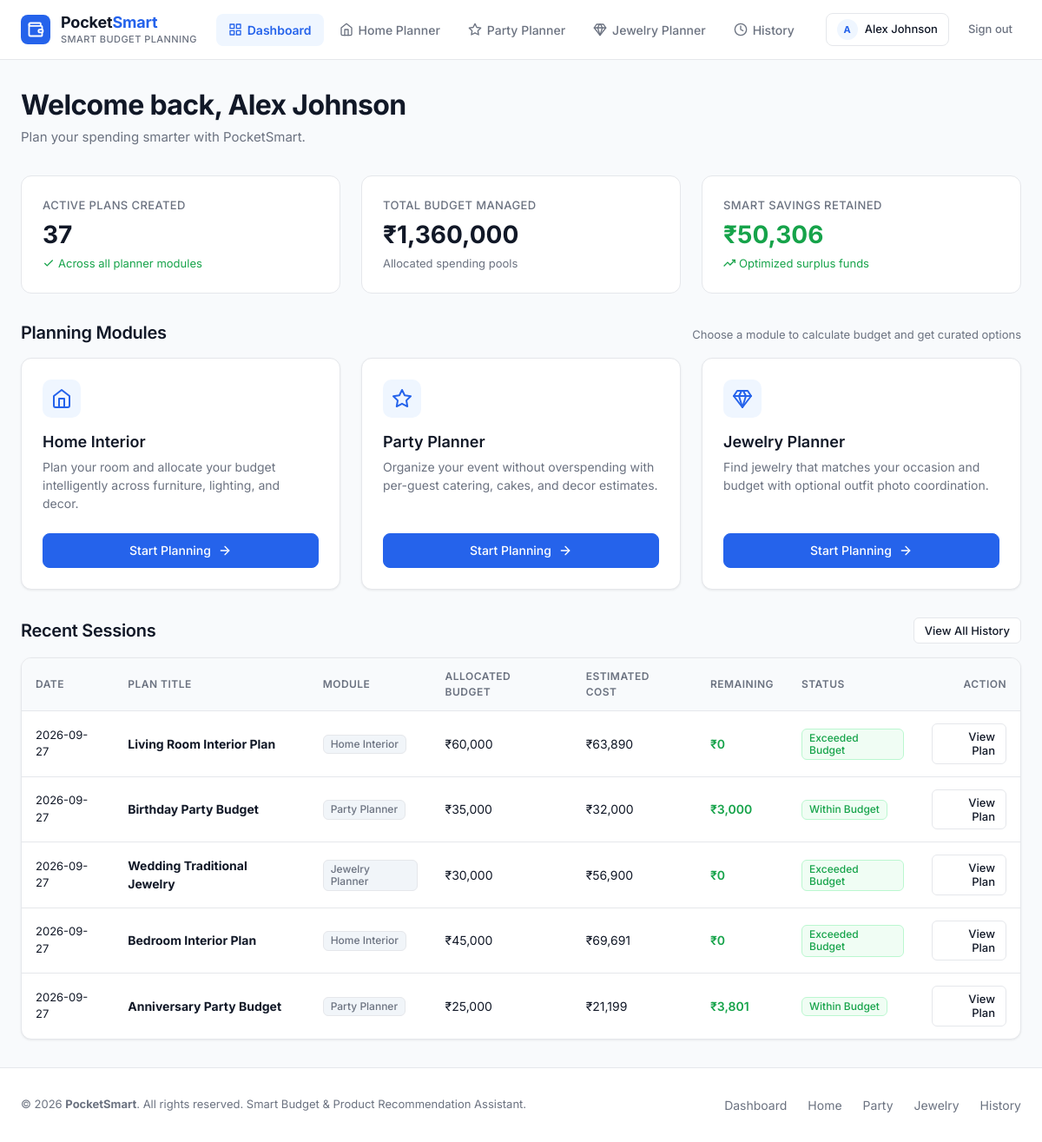
The app's page /dashboard (signed in) with its own data.
### tables this page shows
CREATE TABLE users (
            id INTEGER PRIMARY KEY AUTOINCREMENT,
            name TEXT NOT NULL,
            email TEXT UNIQUE NOT NULL,
            password_hash TEXT NOT NULL,
            created_at TIMESTAMP DEFAULT CURRENT_TIMESTAMP
        );

CREATE TABLE planning_history (
            id INTEGER PRIMARY KEY AUTOINCREMENT,
            user_id INTEGER NOT NULL,
            planner_type TEXT NOT NULL,
            title TEXT NOT NULL,
            budget REAL NOT NULL,
            estimated_cost REAL NOT NULL,
            remaining REAL NOT NULL,
            status TEXT NOT NULL DEFAULT 'Completed',
            inputs_json TEXT NOT NULL,
            recommendations_json TEXT NOT NULL,
            created_at TIMESTAMP DEFAULT CURRENT_TIMESTAMP,
            FOREIGN KEY (user_id) REFERENCES users (id)
        );

### main.py (the view)
@app.get("/dashboard", response_class=HTMLResponse)
async def dashboard_page(request: Request):
    user = get_current_user(request)
    if not user:
        return RedirectResponse(url="/login", status_code=status.HTTP_302_FOUND)
    conn = get_db_connection()
    total_plans = conn.execute("SELECT COUNT(*) FROM planning_history WHERE user_id = ?", (user["id"],)).fetchone()[0]
    total_budgeted = conn.execute("SELECT SUM(budget) FROM planning_history WHERE user_id = ?", (user["id"],)).fetchone()[0] or 0
    total_saved = conn.execute("SELECT SUM(remaining) FROM planning_history WHERE user_id = ?", (user["id"],)).fetchone()[0] or 0
    recent_history = conn.execute(
        "SELECT id, planner_type, title, budget, estimated_cost, remaining, status, created_at FROM planning_history WHERE user_id = ? ORDER BY created_at DESC LIMIT 5",
        (user["id"],)
    ).fetchall()
    conn.close()
    return render(request, "dashboard.html", {
        "user": user,
        "active_tab": "dashboard",
        "stats": {
            "total_plans": total_plans,
            "total_budgeted": total_budgeted,
            "total_saved": total_saved
        },
        "recent_history": [dict(r) for r in recent_history],
        "title": "Dashboard — PocketSmart"
    })

### templates/dashboard.html (shortened to what this page needs)
{% extends "base.html" %}
{% block content %}
<div class="dashboard-header">
  <h1 class="heading-1">Welcome back, {{ user.name }}</h1>
  <p class="body-text">Plan your spending smarter with PocketSmart.</p>
</div>
<section class="stats-grid" aria-label="Budget Overview Statistics">
  <div class="stat-card">
    <div class="stat-label">Active Plans Created</div>
    <div class="stat-value" id="statTotalPlans">{{ stats.total_plans }}</div>
    <div class="stat-meta">
      <svg width="14" height="14" viewBox="0 0 24 24" fill="none" stroke="currentColor" stroke-width="2.2"><polyline points="20 6 9 17 4 12"></polyline></svg>
      <span>Across all planner modules</span>
    </div>
  </div>
  <div class="stat-card">
    <div class="stat-label">Total Budget Managed</div>
    <div class="stat-value" id="statTotalBudgeted">₹{{ "{:,.0f}".format(stats.total_budgeted) }}</div>
    <div class="stat-meta" style="color: var(--text-secondary);">
      <span>Allocated spending pools</span>
    </div>
  </div>
  <div class="stat-card">
    <div class="stat-label">Smart Savings Retained</div>
    <div class="stat-value" style="color: var(--success);" id="statTotalSaved">₹{{ "{:,.0f}".format(stats.total_saved) }}</div>
    <div class="stat-meta">
      <svg width="14" height="14" viewBox="0 0 24 24" fill="none" stroke="currentColor" stroke-width="2.2"><polyline points="23 6 13.5 15.5 8.5 10.5 1 18"></polyline><polyline points="17 6 23 6 23 12"></polyline></svg>
      <span>Optimized surplus funds</span>
    </div>
  </div>
</section>
<section style="margin-bottom: var(--space-8);">
  <div style="display: flex; justify-content: space-between; align-items: baseline; margin-bottom: var(--space-4);">
    <h2 class="heading-2" style="font-size: 20px;">Planning Modules</h2>
    <span class="text-sm">Choose a module to calculate budget and get curated options</span>
  </div>
  <div class="planner-cards-grid">
    <div class="planner-card" id="cardHomePlanner">
      <div class="planner-card-icon">
        <svg width="24" height="24" viewBox="0 0 24 24" fill="none" stroke="currentColor" stroke-width="2" stroke-linecap="round" stroke-linejoin="round">
          <path d="m3 9 9-7 9 7v11a2 2 0 0 1-2 2H5a2 2 0 0 1-2-2z"></path>
          <polyline points="9 22 9 12 15 12 15 22"></polyline>
        </svg>
      </div>
      <h3 class="planner-card-title">Home Interior</h3>
      <p class="planner-card-desc">Plan your room and allocate your budget intelligently across furniture, lighting, and decor.</p>
      <div class="planner-card-action">
        <a href="/planner/home" class="btn btn-primary btn-block" id="btnStartHomePlan">
          Start Planning
          <svg width="16" height="16" viewBox="0 0 24 24" fill="none" stroke="currentColor" stroke-width="2" stroke-linecap="round" stroke-linejoin="round"><line x1="5" y1="12" x2="19" y2="12"></line><polyline points="12 5 19 12 12 19"></polyline></svg>
        </a>
      </div>
    </div>
    <div class="planner-card" id="cardPartyPlanner">
      <div class="planner-card-icon">
        <svg width="24" height="24" viewBox="0 0 24 24" fill="none" stroke="currentColor" stroke-width="2" stroke-linecap="round" stroke-linejoin="round">
          <polygon points="12 2 15.09 8.26 22 9.27 17 14.14 18.18 21.02 12 17.77 5.82 21.02 7 14.14 2 9.27 8.91 8.26 12 2"></polygon>
        </svg>
      </div>
      <h3 class="planner-card-title">Party Planner</h3>
      <p class="planner-card-desc">Organize your event without overspending with per-guest catering, cakes, and decor estimates.</p>
      <div class="planner-card-action">
        <a href="/planner/party" class="btn btn-primary btn-block" id="btnStartPartyPlan">
          Start Planning
          <svg width="16" height="16" viewBox="0 0 24 24" fill="none" stroke="currentColor" stroke-width="2" stroke-linecap="round" stroke-linejoin="round"><line x1="5" y1="12" x2="19" y2="12"></line><polyline points="12 5 19 12 12 19"></polyline></svg>
        </a>
      </div>
    </div>
    <div class="planner-card" id="cardJewelryPlanner">
      <div class="planner-card-icon">
        <svg width="24" height="24" viewBox="0 0 24 24" fill="none" stroke="currentColor" stroke-width="2" stroke-linecap="round" stroke-linejoin="round">
          <path d="M6 3h12l4 6-10 13L2 9Z"></path>
          <path d="M11 3 8 9l4 13 4-13-3-6"></path>
          <path d="M2 9h20"></path>
        </svg>
      </div>
      <h3 class="planner-card-title">Jewelry Planner</h3>
      <p class="planner-card-desc">Find jewelry that matches your occasion and budget with optional outfit photo coordination.</p>
      <div class="planner-card-action">
        <a href="/planner/jewelry" class="btn btn-primary btn-block" id="btnStartJewelryPlan">
          Start Planning
          <svg width="16" height="16" viewBox="0 0 24 24" fill="none" stroke="currentColor" stroke-width="2" stroke-linecap="round" stroke-linejoin="round"><line x1="5" y1="12" x2="19" y2="12"></line><polyline points="12 5 19 12 12 19"></polyline></svg>
        </a>
      </div>
    </div>
  </div>
</section>
<section>
  <div style="display: flex; justify-content: space-between; align-items: center; margin-bottom: var(--space-4);">
    <h2 class="heading-2" style="font-size: 20px;">Recent Sessions</h2>
    <a href="/history" class="btn btn-secondary btn-sm" id="btnViewAllHistory">View All History</a>
  </div>
  {% if recent_history %}
  <div class="history-table-wrapper">
    <table class="history-table">
      <thead>
        <tr>
          <th>Date</th>
          <th>Plan Title</th>
          <th>Module</th>
          <th>Allocated Budget</th>
          <th>Estimated Cost</th>
          <th>Remaining</th>
          <th>Status</th>
          <th style="text-align: right;">Action</th>
        </tr>
      </thead>
      <tbody>
        {% for item in recent_history %}
        <tr>
          <td class="text-sm text-secondary">{{ item.created_at[:10] }}</td>
          <td><strong>{{ item.title }}</strong></td>
          <td><span class="badge badge-neutral">{{ item.planner_type }}</span></td>
          <td>₹{{ "{:,.0f}".format(item.budget) }}</td>
          <td>₹{{ "{:,.0f}".format(item.estimated_cost) }}</td>
          <td style="color: var(--success); font-weight: 600;">₹{{ "{:,.0f}".format(item.remaining) }}</td>
          <td><span class="badge badge-success">{{ item.status }}</span></td>
          <td style="text-align: right;">
            <a href="/recommendations/{{ item.id }}" class="btn btn-secondary btn-sm">View Plan</a>
          </td>
        </tr>
        {% endfor %}
      </tbody>
    </table>
  </div>
  {% endif %}
</section>
{% endblock %}

### templates/base.html (shortened to what this page needs)
<!DOCTYPE html>
<html lang="en">
<head>
  <link rel="stylesheet" href="/static/css/styles.css">
</head>
<body>
  <header class="navbar">
    <div class="container navbar-inner">
      <a href="/dashboard" class="brand-wrapper" id="brandLogo">
        <div class="brand-logo-icon">
        </div>
        <div class="brand-text-col">
          <span class="brand-title">Pocket<span>Smart</span></span>
          <span class="brand-subtitle">Smart Budget Planning</span>
        </div>
      </a>
      {% if user %}
      <nav class="nav-links" aria-label="Main Navigation">
        <a href="/dashboard" class="nav-link {% if active_tab == 'dashboard' %}active{% endif %}" id="navDashboard">
          Dashboard
        </a>
        <a href="/planner/home" class="nav-link {% if active_tab == 'home_planner' %}active{% endif %}" id="navHomePlanner">
          <svg width="16" height="16" viewBox="0 0 24 24" fill="none" stroke="currentColor" stroke-width="2" stroke-linecap="round" stroke-linejoin="round"><path d="m3 9 9-7 9 7v11a2 2 0 0 1-2 2H5a2 2 0 0 1-2-2z"></path><polyline points="9 22 9 12 15 12 15 22"></polyline></svg>
          Home Planner
        </a>
        <a href="/planner/party" class="nav-link {% if active_tab == 'party_planner' %}active{% endif %}" id="navPartyPlanner">
          <svg width="16" height="16" viewBox="0 0 24 24" fill="none" stroke="currentColor" stroke-width="2" stroke-linecap="round" stroke-linejoin="round"><polygon points="12 2 15.09 8.26 22 9.27 17 14.14 18.18 21.02 12 17.77 5.82 21.02 7 14.14 2 9.27 8.91 8.26 12 2"></polygon></svg>
          Party Planner
        </a>
        <a href="/planner/jewelry" class="nav-link {% if active_tab == 'jewelry_planner' %}active{% endif %}" id="navJewelryPlanner">
          <svg width="16" height="16" viewBox="0 0 24 24" fill="none" stroke="currentColor" stroke-width="2" stroke-linecap="round" stroke-linejoin="round"><path d="M6 3h12l4 6-10 13L2 9Z"></path><path d="M11 3 8 9l4 13 4-13-3-6"></path><path d="M2 9h20"></path></svg>
          Jewelry Planner
        </a>
        <a href="/history" class="nav-link {% if active_tab == 'history' %}active{% endif %}" id="navHistory">
          <svg width="16" height="16" viewBox="0 0 24 24" fill="none" stroke="currentColor" stroke-width="2" stroke-linecap="round" stroke-linejoin="round"><circle cx="12" cy="12" r="10"></circle><polyline points="12 6 12 12 16 14"></polyline></svg>
          History
        </a>
      </nav>
      <div class="nav-user">
        <div class="user-badge" id="userProfileBadge">
          <div class="user-avatar-initials">{{ user.name[:1] }}</div>
          <span>{{ user.name }}</span>
        </div>
        <a href="/logout" class="logout-link" id="navLogout">Sign out</a>
      </div>
      {% else %}
      <div class="nav-user">
        <a href="/login" class="btn btn-secondary btn-sm" id="navSignIn">Sign In</a>
        <a href="/register" class="btn btn-primary btn-sm" id="navRegister">Create Account</a>
      </div>
      {% endif %}
    </div>
  </header>
  <main class="main-content">
    <div class="container">
      {% block content %}{% endblock %}
    </div>
  </main>
  <footer class="footer">
    <div class="container footer-inner">
      <div class="footer-col">
        <p class="text-sm">© 2026 <strong>PocketSmart</strong>. All rights reserved. Smart Budget & Product Recommendation Assistant.</p>
      </div>
      <ul class="footer-links">
        <li><a href="/dashboard">Dashboard</a></li>
        <li><a href="/planner/home">Home</a></li>
        <li><a href="/planner/party">Party</a></li>
        <li><a href="/planner/jewelry">Jewelry</a></li>
        <li><a href="/history">History</a></li>
      </ul>
    </div>
  </footer>
</body>
</html>

### records on screen
users: name "A", name "Alex Johnson"
planning_history: created_at "2026-09-27", title "Living Room Interior Plan", planner_type "Home Interior", budget "60,000", estimated_cost "63,890", remaining "0", status "Exceeded Budget"
planning_history: created_at "2026-09-27", title "Birthday Party Budget", planner_type "Party Planner", budget "35,000", estimated_cost "32,000", remaining "3,000", status "Within Budget"
planning_history: created_at "2026-09-27", title "Wedding Traditional Jewelry", planner_type "Jewelry Planner", budget "30,000", estimated_cost "56,900", remaining "0", status "Exceeded Budget"
planning_history: created_at "2026-09-27", title "Bedroom Interior Plan", planner_type "Home Interior", budget "45,000", estimated_cost "69,691", remaining "0", status "Exceeded Budget"
planning_history: created_at "2026-09-27", title "Anniversary Party Budget", planner_type "Party Planner", budget "25,000", estimated_cost "21,199", remaining "3,801", status "Within Budget"

### other values on screen
{{ stats.total_plans }} "37"
{{ "{:,.0f}".format(stats.total_budgeted) }} "1,360,000"
{{ "{:,.0f}".format(stats.total_saved) }} "50,306"
